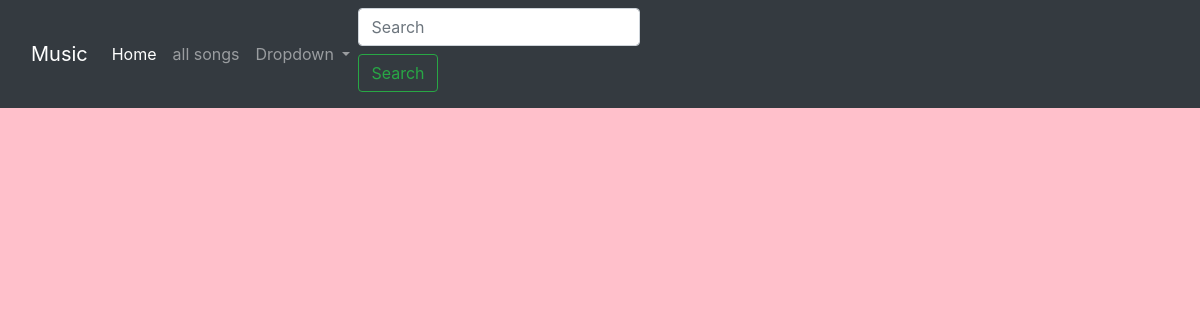
The app's page /song, older data.
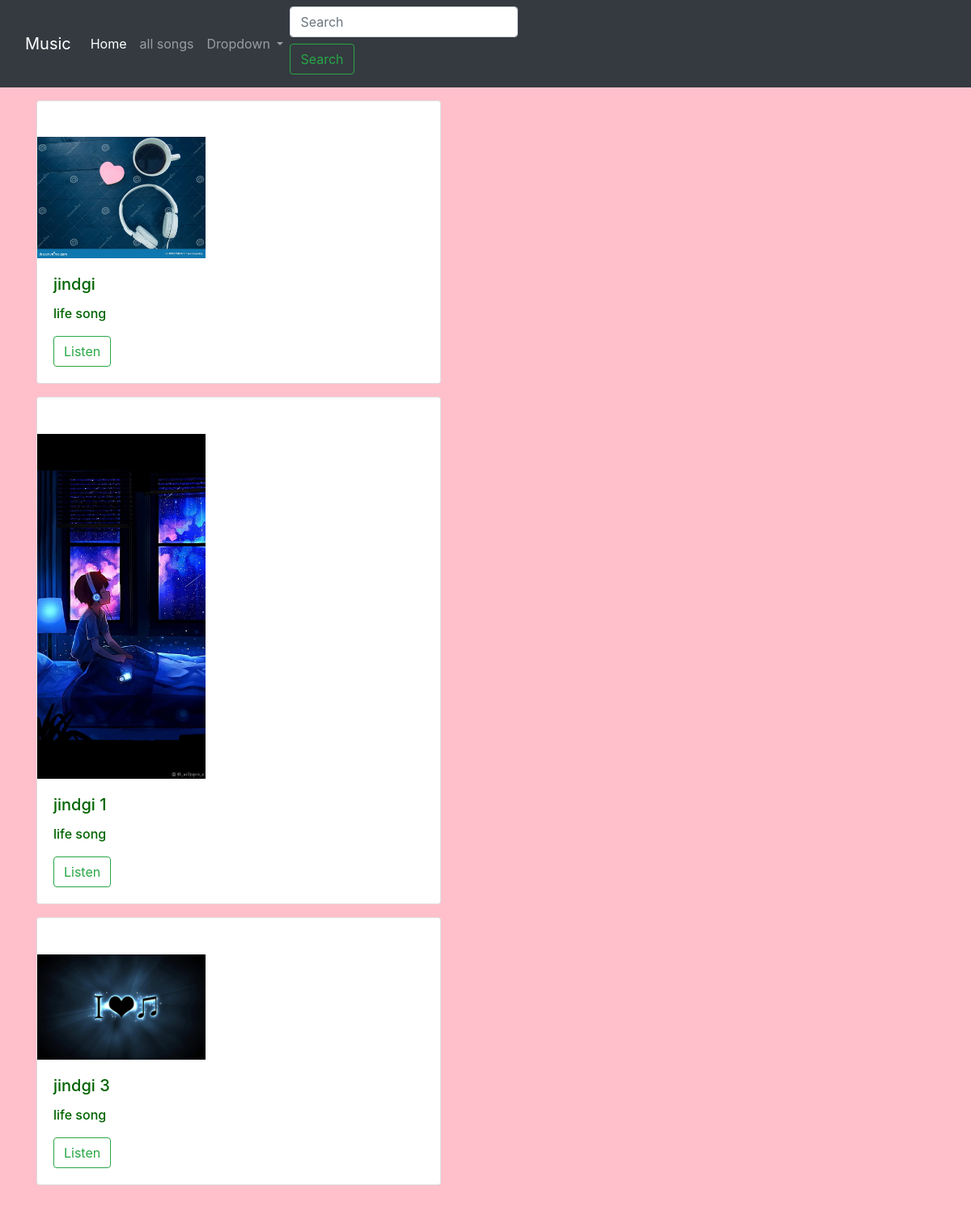
The same page, newer data.
### music/models/listner.py (models this page shows)
class Song(models.Model):
    song_id=models.AutoField(primary_key=True)
    song=models.FileField(upload_to='uploads',default="")
    song_name=models.CharField(max_length=100,default=None)
    singer=models.CharField(max_length=200)
    album_title=models.CharField(max_length=500)
    album_picture=models.ImageField(upload_to='uploads', default=False)

### music/views.py (the view)
# urls.py: path('song',views.song_list,name='song'),
def song_list(request):
    song=Song.objects.all()
    return render(request,'song.html',{'song':song})

### music/templates/song.html (shortened to what this page needs)
{% extends 'base.html' %}
{% block body %}
<body style="background-color:pink;"></body>
<div class="p-3 mb-2 bg-danger-subtle text-emphasis-danger">
<div class="container">
{% for i in song %}
<div class="card mb-3" style="max-width: 500px; padding-top:4%">
    <div class="row no-gutters">
      <div class="col-md-5">
        <img src="/media/{{i.album_picture}}" class="img-fluid rounded-start" alt="..." >
      </div>
      <div class="col-md-8">
        <div class="card-body">
          <h5 class="card-title" style="color: darkgreen;font-weight:500">{{i.song_name}}</h5>
          <p class="card-text" style="color: darkgreen;font-weight:500">{{i.album_title}}</p>
          <a href="/listen_song/{{i.song_id}}"><button class="btn btn-outline-success">Listen</button></a>
        </div>
      </div>
    </div>
  </div>
{% endfor %}
</div>
</div>
{% endblock %}

### music/templates/base.html (shortened to what this page needs)
<!doctype html>
<html lang="en">
<head>
  <link rel="stylesheet" href="https://maxcdn.bootstrapcdn.com/bootstrap/4.0.0/css/bootstrap.min.css"
>
</head>
<body>
 {% load static%}
  <nav class="navbar navbar-expand-lg navbar-dark bg-dark">
    <div class="container-fluid">
      <a class="navbar-brand" href="/">Music</a>
      <div class="collapse navbar-collapse" id="navbarSupportedContent">
        <ul class="navbar-nav me-auto mb-2 mb-lg-0">
          <li class="nav-item">
            <a class="nav-link active" aria-current="page" href="/">Home</a>
          </li>
          <li class="nav-item">
            <a class="nav-link" href="/song">all songs</a>
          </li>
          <li class="nav-item dropdown">
            <a class="nav-link dropdown-toggle" href="#" role="button" data-bs-toggle="dropdown" aria-expanded="false">
              Dropdown
            </a>
        </ul>
        <form class="from-inline my-2 my-lg-0">
          <input class="form-control mr-sm-2" type="search" placeholder="Search" aria-label="Search">
          <button class="btn btn-outline-success  my-2  mr-sm-0" type="submit">Search</button>
        </form>
      </div>
    </div>
  </nav>
    {% block body %}{% endblock %}
</body>
</html>

Row changes from the older to the newer data that the page shows:
added Song: album_picture (picture), song_name "jindgi", album_title "life song"
added Song: album_picture (picture), song_name "jindgi 1", album_title "life song"
added Song: album_picture (picture), song_name "jindgi 3", album_title "life song"
